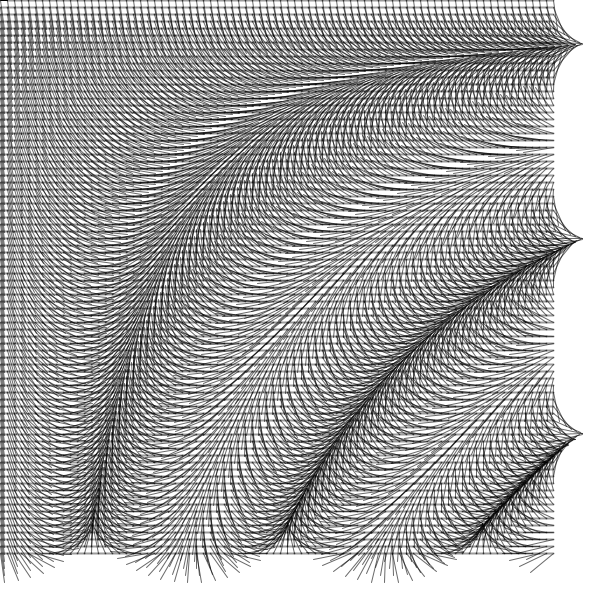
Frame 1 (no input)
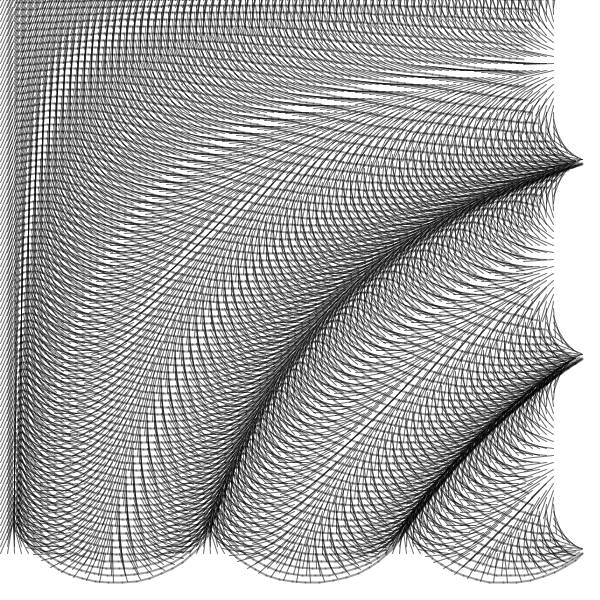
Frame 60 (the mouse pressed at the canvas centre just before this capture)
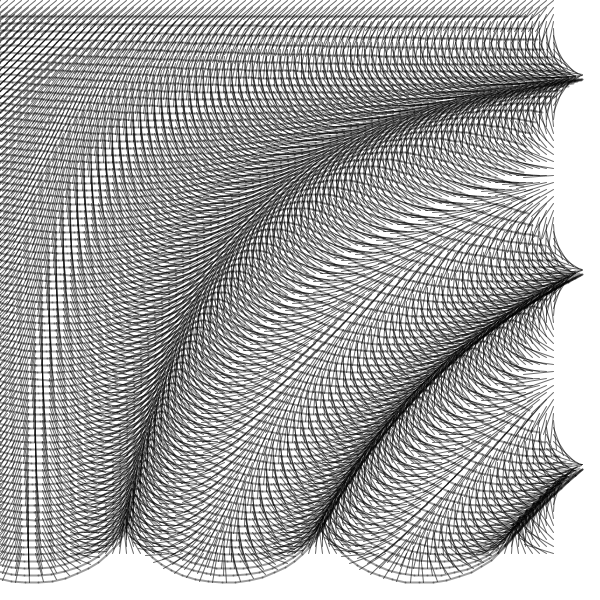
Frame 120 (the mouse held since frame 60 and released just before this capture)

The Processing sketch that drew these frames (run headless with seeded random() and noise(); from frame 60 on, the mouse is pressed at the canvas centre):

// Processing sketch: P_S4_Grid2
// ── P_S4_Grid2.pde
//Tomas de Camino Beck

int gSize=80;
int s=7;
float a=0.0;
float speed = 0.15;
particle[][] pSystem = new particle[gSize][gSize];

void setup() {
  size(600, 600); 
  for (int i = 0; i<gSize; i++) {
    for (int j = 0; j<gSize; j++) {
      pSystem[i][j] = new particle((float)i*s, (float)j*s, 30.0, (float)(j*i)/350, speed);
    }
  }
  ellipseMode(CENTER);
}

void draw() {
  background(255);
  noFill();
  for (int i = 0; i<gSize; i++) {
    for (int j = 0; j<gSize; j++) {
      if ((i+1)<gSize) {
        line(pSystem[i][j].position.x+pSystem[i][j].dx,pSystem[i][j].position.y+ pSystem[i][j].dy,pSystem[i+1][j].position.x+ pSystem[i+1][j].dx,pSystem[i+1][j].position.y+ pSystem[i+1][j].dy);
      }
      pSystem[i][j].updateDraw();
    }
  }
}
// ── particle.pde
class particle {
  PVector position; 
  float angularVelocity;
  float h;
  float dx, dy;

  particle(float x, float y, float hyp, float a, float av) {
    position = new PVector(x, y, a) ;
    angularVelocity=av;
    h=hyp;
  }

  void updateDraw() {
    position.z+=angularVelocity;
    dx=sin(position.z)*h;
    dy=cos(position.z)*h;
    pushMatrix();
    translate(position.x, position.y);
    strokeWeight(1);
    stroke(0, 50);
   // ellipse(0, 0, h*2, h*2);
    stroke(0, 150);
    line(0, 0, dx, dy);
    stroke(0, 100);
    strokeWeight(2);
   // point(dx, dy);
    popMatrix();
  }
}
